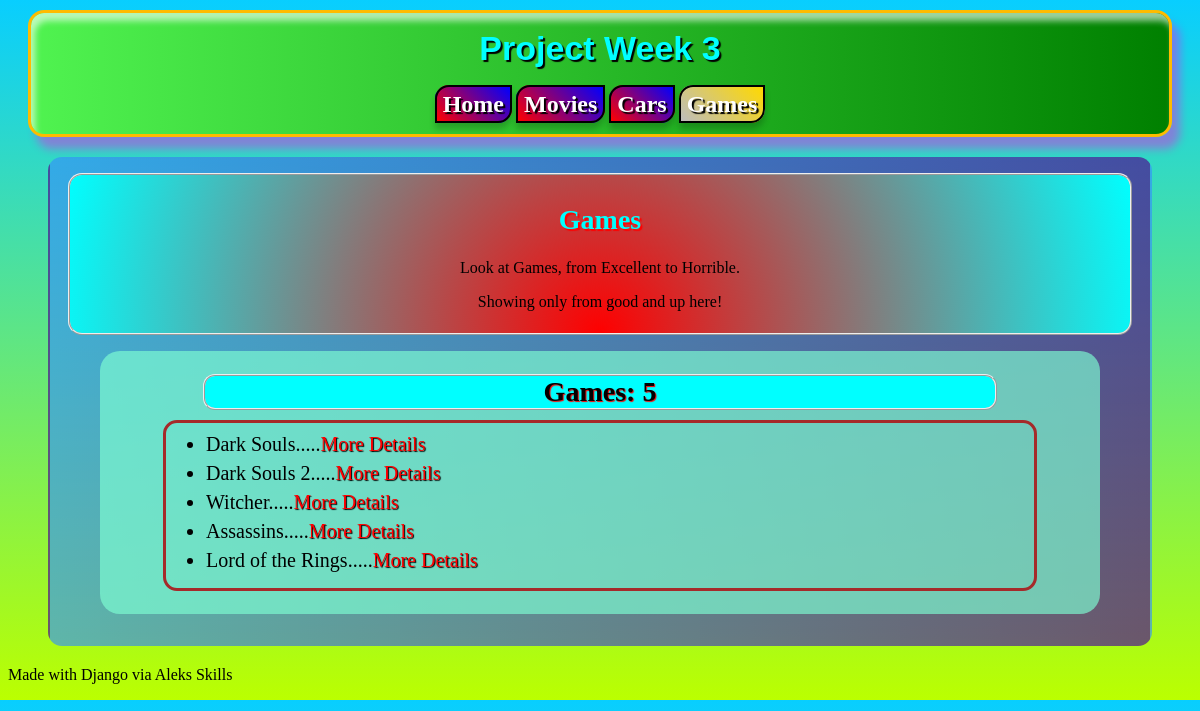
/games/, run on the app's committed database.
### pages/models.py (models this page shows, shortened)
class Game(models.Model):
    title = models.CharField(max_length=50)
    rating = models.IntegerField()
    created_at = models.DateTimeField(auto_now_add=True)

### pages/views.py (the view)
# urls.py: path("games/", views.games, name="games"),
def games(request):
    games = Game.objects.filter(rating__gte = 2)
    return render(request, "games.html", {
        "games": games,
        "count": len(games)
    })

### pages/templates/games.html (shortened to what this page needs)
{% extends "base.html" %}
{% block content %}
    <section class="page_name">
        <h2>Games</h2>
        <p>Look at Games, from Excellent to Horrible.</p>
        <p>Showing only from good and up here!</p>
    </section>
    <section class="models_list">
        <h3>Games: {{count}}</h3>
        <ul>
            {% for game in games %}
                <li>{{game.title}}.....<a href="{% url 'game_details' game.id %}">More Details</a> </li>
            {% empty %}
                <li>No games yet</li>
            {% endfor %}
        </ul>
    </section>
{% endblock %}

### pages/static/css/style.css (style rules this page uses)
body { background: linear-gradient(180deg, rgb(8, 206, 255), rgb(187, 255, 0)); }
.page_name { border: 2px ridge; border-radius: 14px; padding: 6px 10px; background: radial-gradient(circle at bottom, red, aqua); }
h2 { text-align: center; font-size: 28px; text-shadow: 2px 2px 1px red; color: aqua; }
.page_name p { text-align: center; color: black; }
.models_list { border: 3px solid transparent; border-radius: 20px; background-color: rgba(127, 255, 212, 0.659); margin: 16px 32px; padding: 10px 20px; }
h3 { text-align: center; border: 2px ridge; border-radius: 12px; margin: 10px 80px; font-size: 28px; background-color: aqua; text-shadow: 1px 1px 1px red; }
ul { border: 3px solid brown; border-radius: 14px; margin: 10px 40px; padding-top: 10px; padding-bottom: 10px; }
li { font-size: 20px; color: black; padding-bottom: 6px; }
li a { text-decoration: none; color: red; text-shadow: 1px 1px 1px black ; }

### data on the page
Game: title "Dark Souls"
Game: title "Dark Souls 2"
Game: title "Witcher"
Game: title "Assassins"
Game: title "Lord of the Rings"

### other printed values
{{ count }} "5"
